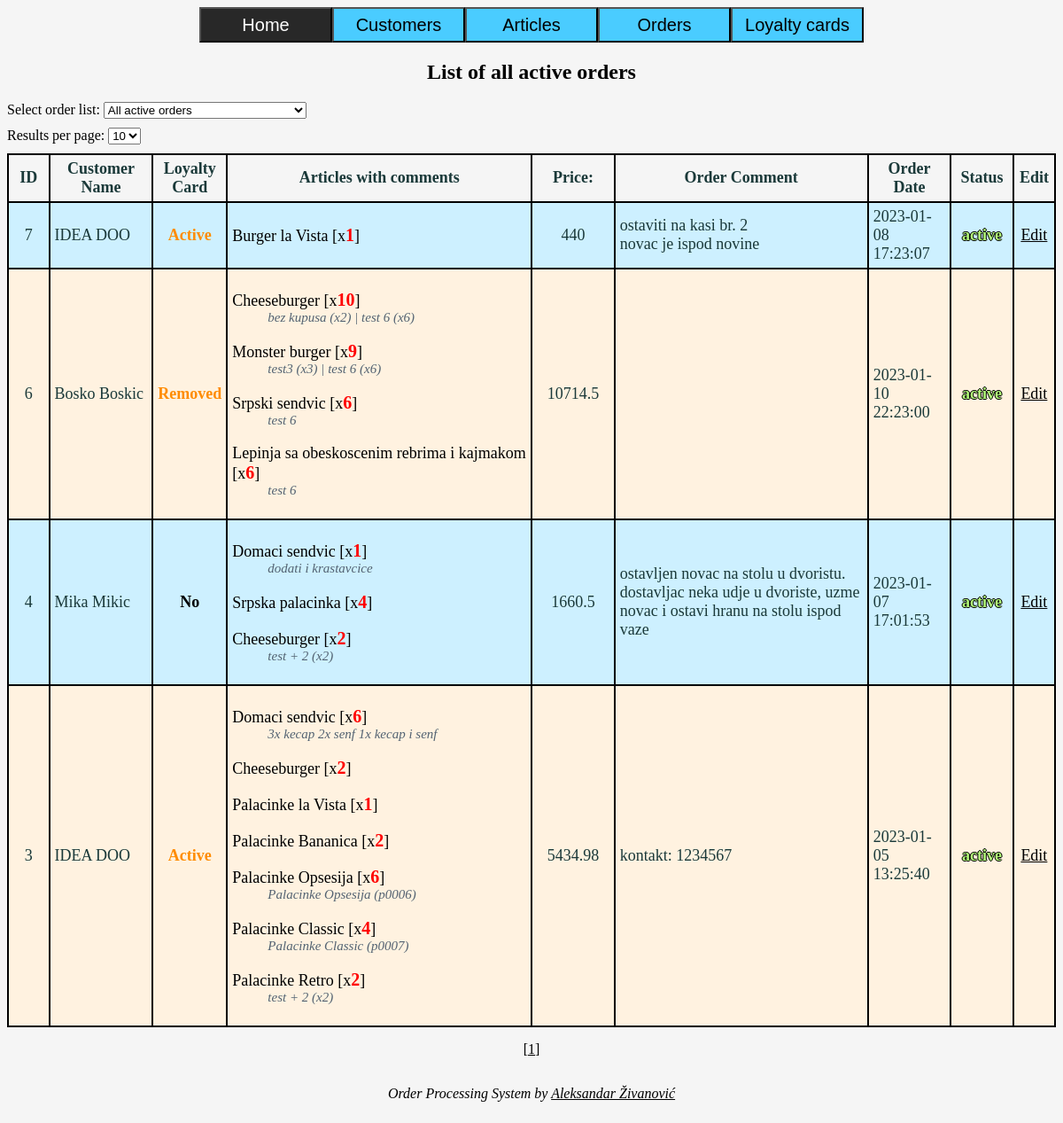
/orders.php, run on the app's committed database.
### tables this page shows
CREATE TABLE `orders` (
  `id` int(10) NOT NULL,
  `ocid` int(10) NOT NULL,
  `ocomment` text DEFAULT NULL,
  `ostatus` varchar(8) NOT NULL DEFAULT 'active',
  `odate` timestamp NOT NULL DEFAULT current_timestamp()
);

CREATE TABLE `customers` (
  `id` int(11) NOT NULL,
  `cname` varchar(255) NOT NULL,
  `cstatus` varchar(8) NOT NULL DEFAULT 'active',
  `ctype` varchar(10) NOT NULL DEFAULT 'person',
  `ccomment` text DEFAULT NULL,
  `cupdated` timestamp NOT NULL DEFAULT current_timestamp() ON UPDATE current_timestamp(),
  `ccreated` timestamp NOT NULL DEFAULT current_timestamp()
);

CREATE TABLE `loyalty_card` (
  `id` int(11) NOT NULL,
  `lccid` int(10) NOT NULL,
  `lcstatus` varchar(8) NOT NULL DEFAULT 'active',
  `lccomment` text DEFAULT NULL,
  `lccreated` timestamp NOT NULL DEFAULT current_timestamp(),
  `lcupdated` timestamp NOT NULL DEFAULT current_timestamp() ON UPDATE current_timestamp()
);

CREATE TABLE `order_items` (
  `id` int(10) NOT NULL,
  `order_id` int(10) NOT NULL,
  `article_id` int(10) NOT NULL,
  `article_quantity` int(11) NOT NULL,
  `item_comment` text DEFAULT NULL,
  `oiupdated` timestamp NOT NULL DEFAULT current_timestamp() ON UPDATE current_timestamp()
);

CREATE TABLE `articles` (
  `id` int(11) NOT NULL,
  `aname` varchar(255) NOT NULL,
  `atype` varchar(255) NOT NULL,
  `acode` varchar(5) NOT NULL,
  `aprice` float NOT NULL,
  `aunit` varchar(10) NOT NULL,
  `acomment` text DEFAULT NULL,
  `astatus` varchar(8) NOT NULL DEFAULT 'active',
  `acreated` timestamp NOT NULL DEFAULT current_timestamp(),
  `aupdated` timestamp NOT NULL DEFAULT current_timestamp() ON UPDATE current_timestamp()
);

### classes/database.php (called while the page is built, shortened)
<?php
class Database
{
    private object $dbh;
    public function __construct(
        private string $host = DB_HOST,
        private string $dbName = DB_NAME,
        private string $user = DB_USER,
        private string $password = DB_PASSWORD,
    )
    {
        $options = [
            PDO::ATTR_PERSISTENT => true,
            PDO::ATTR_ERRMODE => PDO::ERRMODE_EXCEPTION,
        ];
        try {
            $this->dbh = new PDO("mysql:host=$host;dbname=$dbName", $user, $password, $options);
        } catch(Exception $exception) {
            errorLog("Connection error: " . $exception->getMessage());
        }
    }
    public function getDbh(): object
    {
        return $this->dbh;
    }
}

### classes/pagination.php (called while the page is built, shortened)
<?php
require_once 'database.php';
class Pagination extends Database
{
    public function rowsPerPage(int|string $limit, int $currentPageNumber): string
    {
        if($limit != "all") {
            $statement = " LIMIT {$limit}";
            return $statement;
        } else {
            return "";
        }
    }
}

### classes/loyaltycard.php (called while the page is built, shortened)
<?php
require_once 'database.php';
class LoyaltyCard extends Database
{
    public function getCardByOrderId(int $orderId): array|false
    {
        $statement = "SELECT * FROM loyalty_card lc LEFT JOIN orders o ON lc.lccid = o.ocid WHERE o.ocid = $orderId";
        $query = $this->getDbh()->prepare($statement);
        $query->execute();
        return $query->fetch(PDO::FETCH_ASSOC);
    }
}

### classes/order.php (the view, shortened to what this page needs)
<?php
require_once 'database.php';
class Order extends Database
{
    private function getLoyaltyCard(): LoyaltyCard
    {
        require_once 'loyaltycard.php';
        return new LoyaltyCard();
    }
    public function getPagination(): Pagination
    {
        require_once 'pagination.php';
        return new Pagination();
    }
    public function getOrdersTable(?string $value): void
    {
        $statement = "SELECT * FROM orders";
        if(str_contains($value, 'Activ')) {
            $statement = $statement . " WHERE ostatus = 'active'";
        }
        if(str_ends_with($value, 'Desc')) {
            $statement = $statement . " ORDER BY id DESC";
        }
        $currentPageNumber = isset($_GET['page']) && !isset($_POST['chosen_list']) ? filter_input(INPUT_GET, 'page', FILTER_SANITIZE_NUMBER_INT) : 1;
        if(!isset($_POST['per_page']) && !isset($_GET['page'])) {
            $perPage = 10;
            $statement .= $this->getPagination()->rowsPerPage($perPage, $currentPageNumber);
        }
        $query = $this->getDbh()->prepare($statement);
        $query->execute();
        while($result = $query->fetch(PDO::FETCH_ASSOC)) {
            $singleOrder = $this->getOrderedArticlesByOrderId($result['id']);
            $cardStatus = $this->getLoyaltyCard()->getCardByOrderId($result['id']);
            echo "<tr>";
            echo "<td class='textcentered'>{$result['id']}</td>";
            echo "<td>{$this->getColumnFromCustomerByOrderId("cname", $result['id'])}</td>";
            echo "<td class='textcentered'>";
            echo $cardStatus != false ? "<span class='has-lcard'>" . ucfirst($cardStatus["lcstatus"]) . "</span>" : "<strong>No</strong>";
            echo "</td>";
            echo "<td>";
            $priceArray = [];
            foreach($singleOrder as $anArticle) {
                echo "<dl>";
                $resultOfArticleId = $this->getArticleNameAndPriceFromId($anArticle['article_id']);
                array_push($priceArray, $resultOfArticleId['aprice'] * $anArticle['article_quantity']);
                echo "<dt>" . $resultOfArticleId['aname'] . " [x<span class='item_quantity'>" . $anArticle['article_quantity'] . "</span>]</dt>";
                echo "<dd>" . $anArticle['item_comment'] . "</dd>";
                echo "</dl>";
            }
            echo "</td>";
            echo "<td class='textcentered'>" . array_sum($priceArray) . "</td>";
            echo "<td>" . nl2br($result['ocomment']) . "</td>";
            echo "<td>{$result['odate']}</td>";
            $textBorder = "text-shadow: -1px 0 black, 0 1px black, 1px 0 black, 0 -1px black; font-weight:bold;";
            switch($result['ostatus']) {
                case "active":
                    $addStyle = "style='{$textBorder} color:#B2FA79;'";
                    break;
            }
            echo "<td {$addStyle} class='textcentered'>{$result['ostatus']}</td>";
            echo "<td class='textcentered'><a href='editorder.php?editid={$result['id']}'>Edit</a></td>";
            echo "</tr>";
        }
    }
    public function getColumnFromCustomerByOrderId($column, $id): string
    {
        $statement = "SELECT {$column} FROM customers LEFT JOIN orders ON customers.id = orders.ocid WHERE orders.id = {$id}";
        $query = $this->getDbh()->prepare($statement);
        $query->execute();
        return $query->fetch(PDO::FETCH_COLUMN);
    }
    public function getOrderedArticlesByOrderId(int $id): array
    {
        $statement = "SELECT * FROM order_items WHERE order_id = {$id}";
        $query = $this->getDbh()->prepare($statement);
        $query->execute();
        $order = [];
        while($result = $query->fetch(PDO::FETCH_ASSOC)) {
            $order[] = $result;
        }
        return $order;
    }
    public function getArticleNameAndPriceFromId(int $id): array
    {
        $statement = "SELECT aname, aprice FROM articles WHERE id = {$id}";
        $queryForArticleId = $this->getDbh()->prepare($statement);
        $queryForArticleId->execute();
        return $queryForArticleId->fetch(PDO::FETCH_ASSOC);
    }
}

### style.css (style rules this page uses)
* { box-sizing: border-box; color: black; }
body { background-color: whitesmoke; }
dd { font-style: italic; color: #536372; font-size: 15px; position: relative; }
.main-table, .main-table td, .main-table th { border-collapse: collapse; border: 2px solid black; padding: 5px; font-size: 18px; color: #1a3939; }
.main-table tr:nth-of-type(odd) td { background-color: #cdf0ff; }
.main-table tr:nth-of-type(even) td { background-color: #fff2e0; }
.main-table .has-lcard { color: darkorange; font-weight: bold; }
.item_quantity { color: red; font-size: 20px; font-weight: bold; }
.textcentered { text-align: center; }

### data on the page
orders: id "7", id.cname "IDEA DOO", loyalty_card.lcstatus "Active", array_sum($priceArray) "440", ocomment "ostaviti na kasi br. 2 novac je ispod novine", odate "2023-01-08 17:23:07", ostatus "active"
order_items: article.aname "Burger la Vista", article_quantity "1"
orders: id "6", id.cname "Bosko Boskic", loyalty_card.lcstatus "Removed", array_sum($priceArray) "10714.5", odate "2023-01-10 22:23:00", ostatus "active"
order_items: article.aname "Cheeseburger", article_quantity "10", item_comment "bez kupusa (x2) | test 6 (x6)"
order_items: article.aname "Monster burger", article_quantity "9", item_comment "test3 (x3) | test 6 (x6)"
order_items: article.aname "Srpski sendvic", article_quantity "6", item_comment "test 6"
order_items: article.aname "Lepinja sa obeskoscenim rebrima i kajmakom", article_quantity "6", item_comment "test 6"
orders: id "4", id.cname "Mika Mikic", shows "No", array_sum($priceArray) "1660.5", ocomment "ostavljen novac na stolu u dvoristu. dostavljac neka udje u dvoriste, uzme novac i ostavi hranu na stolu ispod vaze", odate "2023-01-07 17:01:53", ostatus "active"
order_items: article.aname "Domaci sendvic", article_quantity "1", item_comment "dodati i krastavcice"
order_items: article.aname "Srpska palacinka", article_quantity "4"
order_items: article.aname "Cheeseburger", article_quantity "2", item_comment "test + 2 (x2)"
orders: id "3", id.cname "IDEA DOO", loyalty_card.lcstatus "Active", array_sum($priceArray) "5434.98", ocomment "kontakt: 1234567", odate "2023-01-05 13:25:40", ostatus "active"
order_items: article.aname "Domaci sendvic", article_quantity "6", item_comment "3x kecap 2x senf 1x kecap i senf"
order_items: article.aname "Cheeseburger", article_quantity "2"
order_items: article.aname "Palacinke la Vista", article_quantity "1"
order_items: article.aname "Palacinke Bananica", article_quantity "2"
order_items: article.aname "Palacinke Opsesija", article_quantity "6", item_comment "Palacinke Opsesija (p0006)"
order_items: article.aname "Palacinke Classic", article_quantity "4", item_comment "Palacinke Classic (p0007)"
order_items: article.aname "Palacinke Retro", article_quantity "2", item_comment "test + 2 (x2)"

### other printed values
$buttonTitle "Customers"
$buttonTitle "Articles"
$buttonTitle "Orders"
$buttonTitle "Loyalty cards"
$tableName "List of all active orders"
form field per_page "10"
